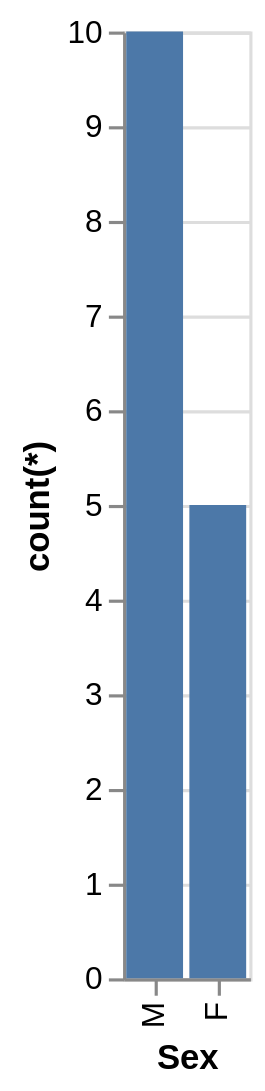

Specify this chart in Vega-Lite:
### Vega-Lite specification from a JSON file in a GitHub repository (floating-point values rounded to 4 significant figures)
{"data": {"values": [{"x_data": "F", "y_data": 5}, {"x_data": "M", "y_data": 10}]}, "mark": "bar", "encoding": {"x": {"field": "x_data", "type": "nominal", "title": "Sex", "sort": {"op": "sum", "field": "y_data", "order": "descending"}}, "y": {"field": "y_data", "type": "quantitative", "title": "count(*)"}}}
